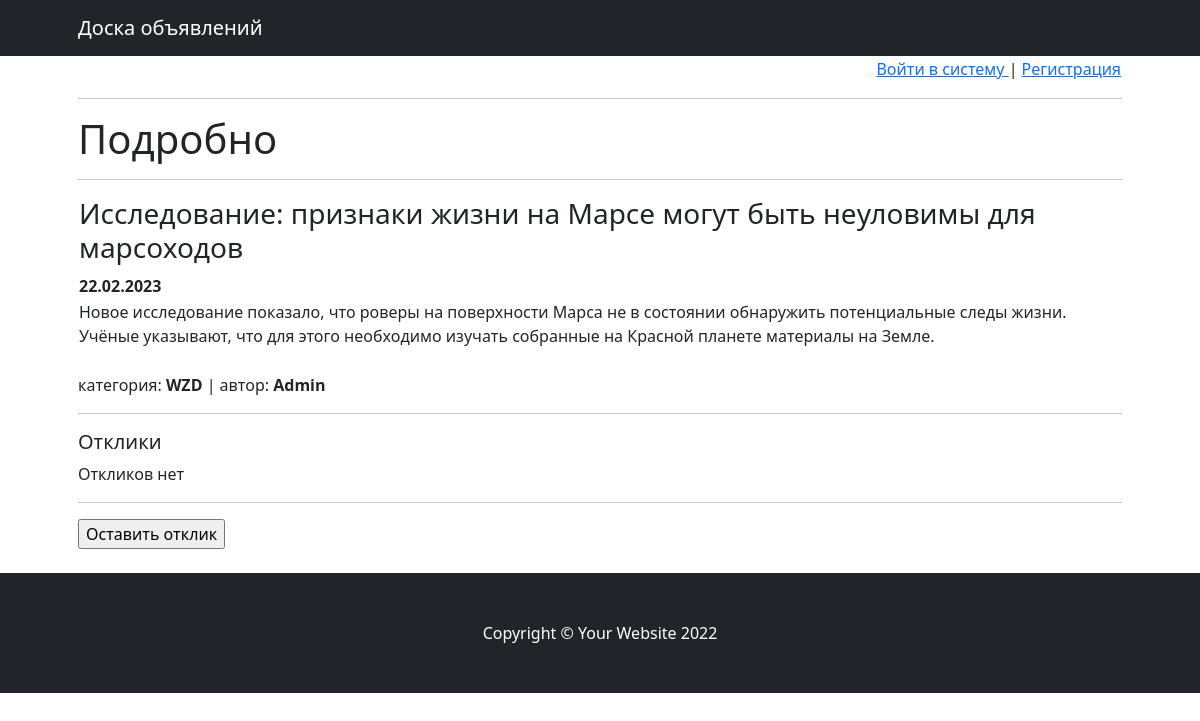
The page /board/5 on the database its author committed.
### board/models.py (models this page shows, shortened)
class Posts(models.Model):
    author = models.ForeignKey(Authors, null=True, on_delete=models.CASCADE)
    post_title = models.CharField(max_length=100, default='')
    post_text = models.TextField(default='')
    date_create = models.DateTimeField(auto_now_add=True)
    name_category = models.CharField(max_length=5, choices=resource.CATEGORIES_SELECT, default='')

class Authors(models.Model):
    user = models.ForeignKey(User, on_delete=models.CASCADE, blank=True, null=True)
    rate = models.IntegerField(default=0)
    subscribers = models.BooleanField(default=False)

### board/views.py (the view)
# urls.py: path('<int:pk>', PostDetail.as_view(), name='post_detail'),
class PostDetail(DetailView):
    model = Posts
    template_name = 'post_detail.html'
    context_object_name = 'post'
    def get_context_data(self, **kwargs):
        context = super().get_context_data(**kwargs)
        context['responds'] = Responds.objects.filter(post=self.object.id)
        return context

### templates/post_detail.html (shortened to what this page needs)
{% extends 'flatpages/default.html' %}
{% block content %}
{% include 'auth.html' %}
<hr>
<h1>Подробно</h1>
<hr>
        <table border = 0 width = 100% align = center>
            <tr>
                <td><h3>{{ post.post_title }}</h3></td>
            </tr>
            <tr>
                <td><b>{{ post.date_create|date:'d.m.Y' }}</b></td>
            </tr>
            <tr>
                <td>{{ post.post_text }}</td>
            </tr>
        </table>
<br>
категория: <b>{{ post.name_category }}</b> | автор: <b>{{ post.author.user.username }}</b>
<hr>
<h5> Отклики </h5>
    {% if responds %}
            {% for respond in responds %}
            <br>
            <table>
                <tr>
                    <td>{{ respond.date_respond|date:'d.m.Y' }} | {{ respond.hater }}</td>
                </tr>
                <tr>
                    <td>{{ respond.text_respond }}</td>
                </tr>
            </table>
            {% endfor %}
    {% else %}
        Откликов нет
    {% endif %}
    <hr>
    <form action="/board/{{ post.id }}/respond/" method="get">
        <input type="submit" value="Оставить отклик"/>
    </form>
    <br>
{% endblock content %}

### rows shown on the page
Posts: post_title "Исследование: признаки жизни на Марсе могут быть неуловимы для марсоходов", date_create "22.02.2023", post_text "Новое исследование показало, что роверы на поверхности Марса не в состоянии обнаружить потенциальные следы жизни. Учёные указывают, что для этого необходимо изучать собранные на Красной планете материалы на Земле.", name_category "WZD", author.user.username "Admin"
